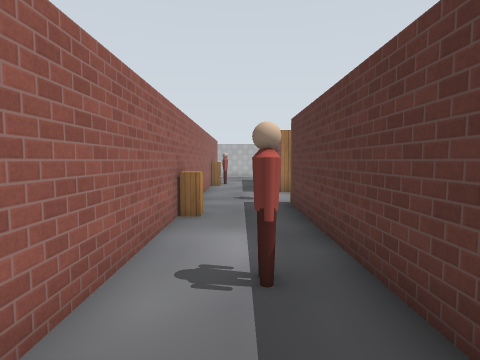
view 1 (above)

24 first-person views from a walk through a Gazebo world. The camera is 1.3 m above the floor, tilts 4° down and sees 80° across. The floor is counted in squares, 1 m on a side. Each view is taken from the middle of a square. On the plan, view 1 faces up. The plan holds only what a view shows up to about 13 squares ahead; the rest is blank. The place goes on beyond the plan. Simple patterns stand in for the simulator's built-in surfaces. Some stock models are drawn as simple stand-ins.

view 2
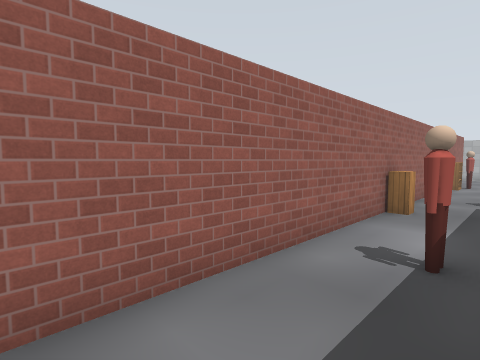

view 3
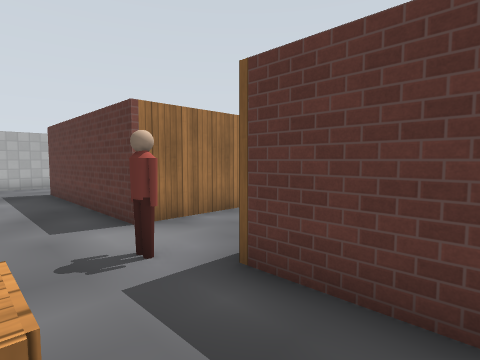

view 4
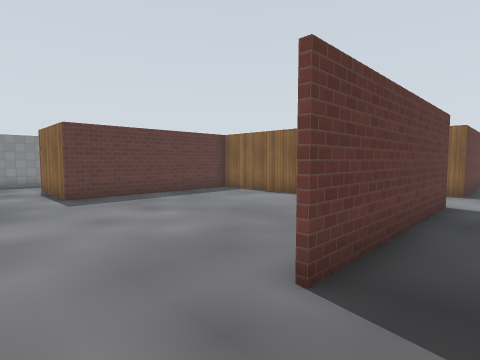

view 5
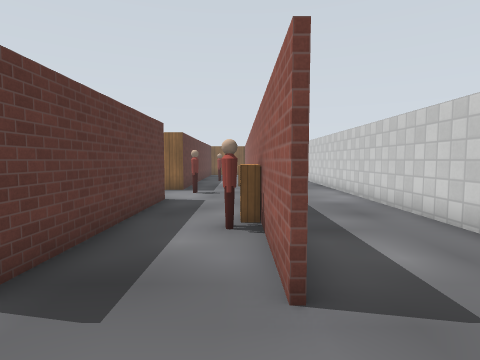

view 6
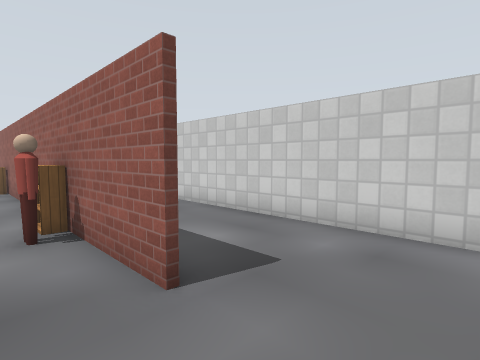

view 7
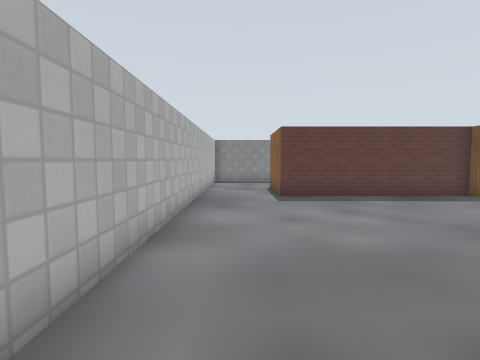

view 8
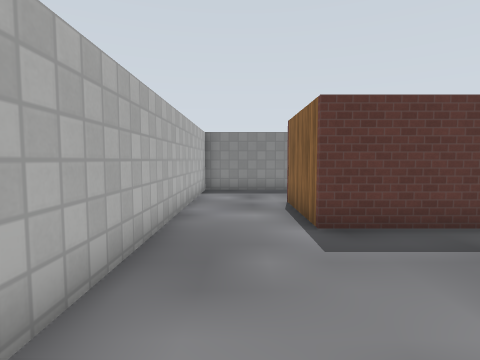

view 9
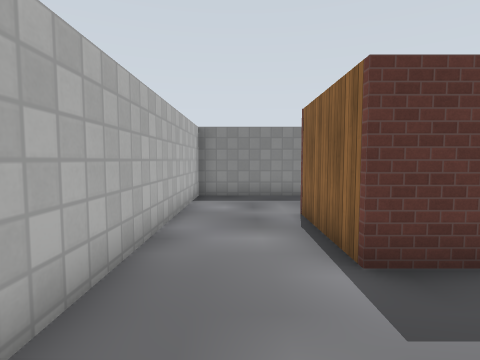

view 10
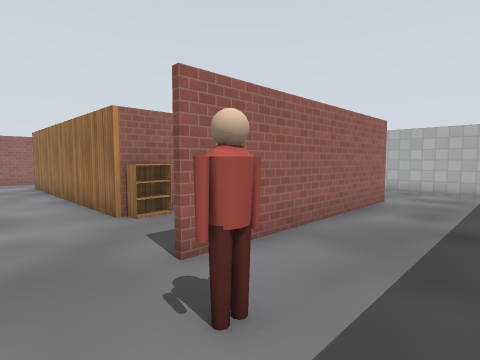

view 11
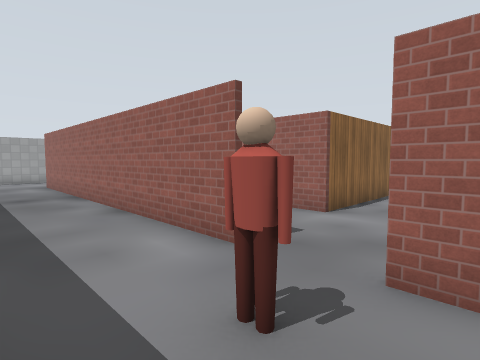

view 12
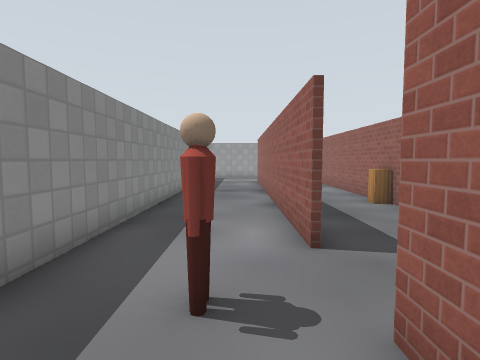

view 13
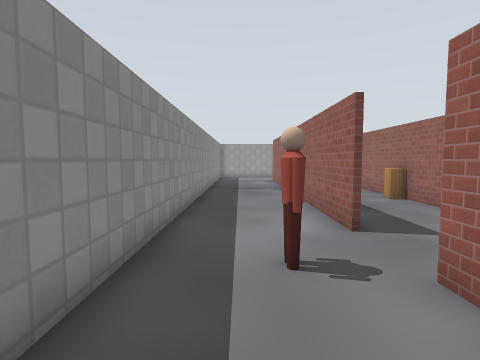

view 14
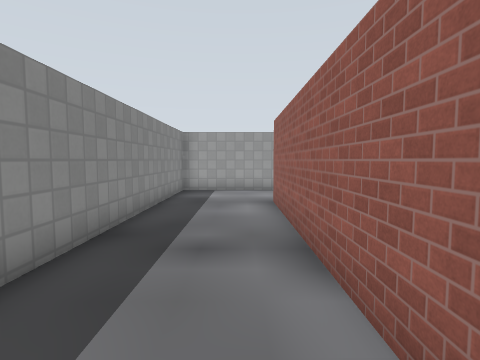

view 15
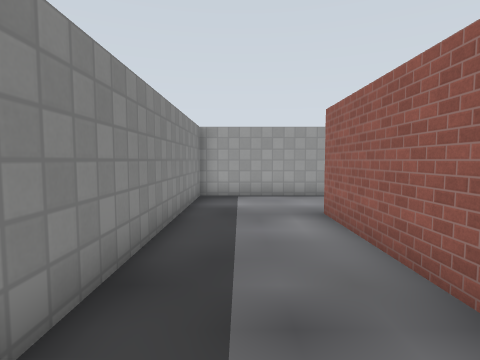

view 16
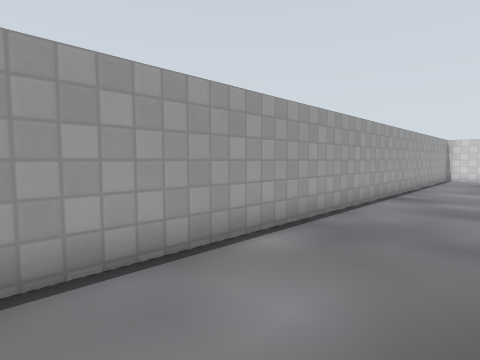

view 17
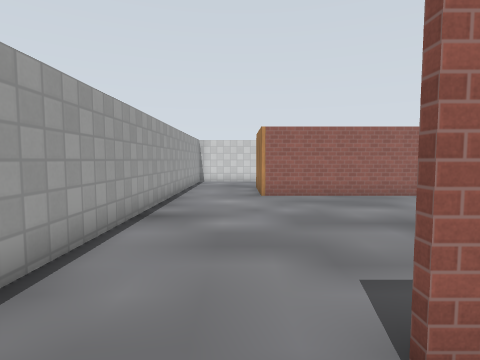

view 18
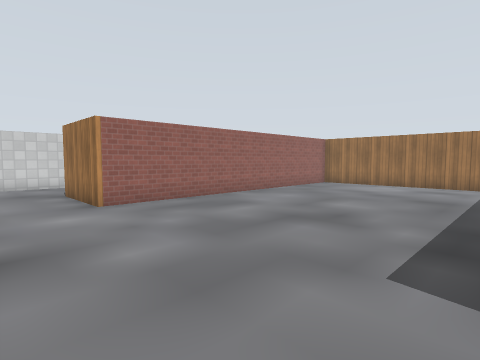

view 19
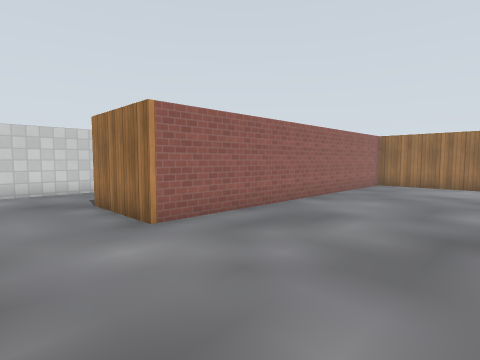

view 20
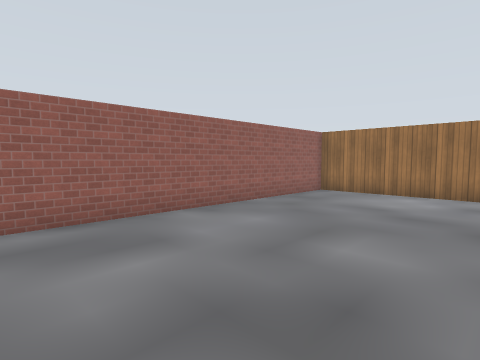

view 21
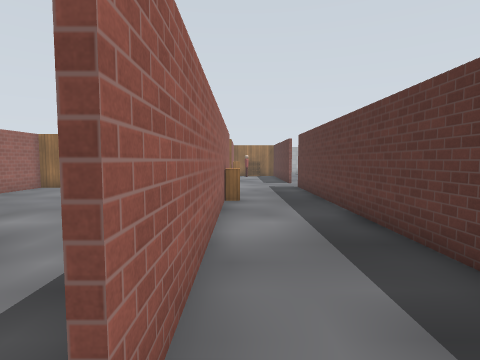

view 22
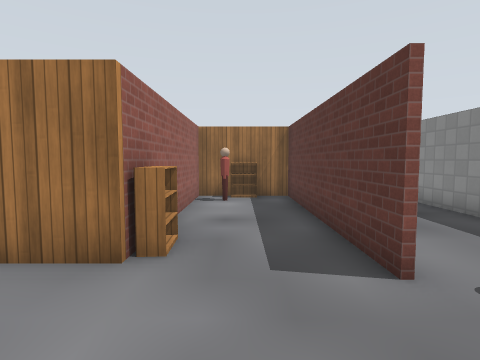

view 23
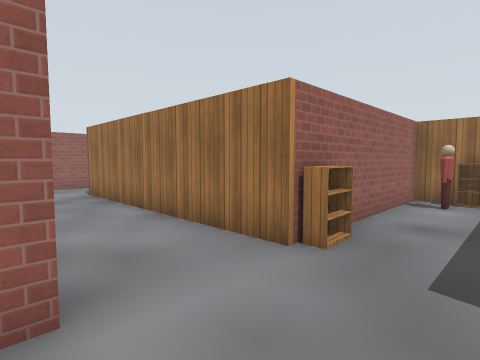

view 24
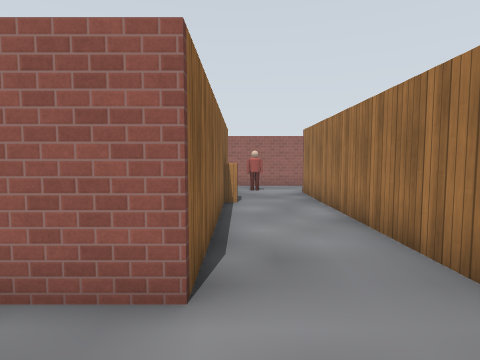

### Floor plan
Points are (right, up) in squares from view 1. A wall is a line through its corners. A room is listed if a view was taken in it or the views show most of it. See-through windows are left out.
Room 1 (views 1, 2, 3, 4, 5, 6, 7, 8, 9)
walls: (2.5, 11.5) (1.5, 11.5) (1.5, 18.6); (-1.4, 13.6) (-1.4, -0.9); (6.1, 11.7) (10.4, 11.7) (10.4, 18.5) (13.9, 18.5); (-1.4, 18.6) (-1.4, 16.5); (1.5, 1.6) (1.5, 8.5) (2.4, 8.5); (-5.2, 20.6) (-5.2, 8); (-5.2, -3) (-5.2, -4.5); (15.5, 21.5) (0.2, 21.5)
ways out: opening at (-3.5, -3.5) to room 2; opening at (2, 10.5) to room 2; opening at (14.5, 20.5) to room 2
objects: cabinet (-1, 7); bookshelf (-1, 14) to (-1, 15); person (-1, 16); person (0, 3); person (1, 10)
Room 2 (views 10, 11, 12, 13, 14, 15, 16, 17, 18, 19, 20, 21, 22, 23, 24)
walls: (8.8, 8.4) (4.5, 8.4); (13.8, -1.7) (13.8, 8); (4.7, 8.5) (10.5, 8.5) (10.5, -4); (13.9, 8.9) (13.9, -4); (2.9, 8.4) (1.7, 8.4) (1.7, -4.2) (-1.6, -4.2); (13.8, 11) (13.8, 18.4) (10.5, 18.4) (10.5, 11.5) (2.5, 11.5); (17.5, 14.4) (17.5, 21.5) (15.5, 21.5); (-1, -7.4) (17.5, -7.4) (17.5, 12.4); (-5.2, -4.5) (-5.2, -6); (13.9, 18.5) (13.9, 11)
ways out: opening at (-3.5, -3.5) to room 1; opening at (2, 10.5) to room 1; opening at (14.5, 20.5) to room 1
objects: bookshelf (3, 9) to (4, 9); cabinet (11, 4); bookshelf (11, 12); person (12, 17); bookshelf (12, 18); person (15, 10) to (15, 11)

Where each view was taken, in squares from view 1:
view 1: 0 up, 0 right, facing up
view 2: 1 down, 1 right, facing up-left
view 3: 6 up, 1 left, facing up-right
view 4: 21 up, 0 right, facing down-right
view 5: 21 up, 1 left, facing down
view 6: 21 up, 0 right, facing down-left
view 7: 20 up, 0 right, facing right
view 8: 20 up, 5 right, facing right
view 9: 20 up, 7 right, facing right
view 10: 9 up, 17 right, facing up-left
view 11: 12 up, 17 right, facing down-left
view 12: 13 up, 15 right, facing down
view 13: 14 up, 16 right, facing down
view 14: 5 up, 15 right, facing down
view 15: 3 up, 16 right, facing down
view 16: 4 down, 16 right, facing down-left
view 17: 5 down, 12 right, facing left
view 18: 7 down, 10 right, facing up-left
view 19: 7 down, 7 right, facing up-left
view 20: 3 down, 8 right, facing up-left
view 21: 5 down, 11 right, facing up
view 22: 8 up, 12 right, facing up
view 23: 8 up, 13 right, facing up-left
view 24: 9 up, 13 right, facing left
